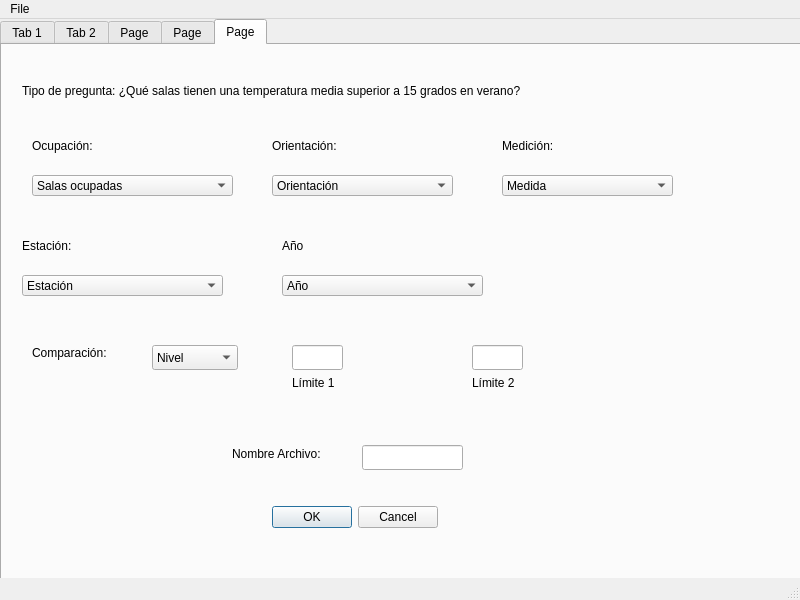
<?xml version="1.0" encoding="UTF-8"?>
<ui version="4.0">
 <class>MainWindow</class>
 <widget class="QMainWindow" name="MainWindow">
  <property name="geometry">
   <rect>
    <x>0</x>
    <y>0</y>
    <width>800</width>
    <height>600</height>
   </rect>
  </property>
  <property name="windowTitle">
   <string>MainWindow</string>
  </property>
  <widget class="QWidget" name="centralwidget">
   <widget class="QTabWidget" name="tabWidget">
    <property name="geometry">
     <rect>
      <x>0</x>
      <y>0</y>
      <width>801</width>
      <height>571</height>
     </rect>
    </property>
    <property name="currentIndex">
     <number>4</number>
    </property>
    <widget class="QWidget" name="Pregunta1">
     <attribute name="title">
      <string>Tab 1</string>
     </attribute>
     <widget class="QComboBox" name="comboBox_Ori">
      <property name="geometry">
       <rect>
        <x>240</x>
        <y>120</y>
        <width>181</width>
        <height>21</height>
       </rect>
      </property>
     </widget>
     <widget class="QComboBox" name="comboBox_Ocu">
      <property name="geometry">
       <rect>
        <x>10</x>
        <y>120</y>
        <width>201</width>
        <height>21</height>
       </rect>
      </property>
     </widget>
     <widget class="QComboBox" name="comboBox_Med">
      <property name="geometry">
       <rect>
        <x>440</x>
        <y>120</y>
        <width>171</width>
        <height>21</height>
       </rect>
      </property>
     </widget>
     <widget class="QLabel" name="label_Pregunta">
      <property name="geometry">
       <rect>
        <x>50</x>
        <y>30</y>
        <width>701</width>
        <height>31</height>
       </rect>
      </property>
      <property name="text">
       <string>Tipo de pregunta: ¿Cual es la temperatura actual de cada Sala? </string>
      </property>
     </widget>
     <widget class="QLabel" name="label_7">
      <property name="geometry">
       <rect>
        <x>0</x>
        <y>270</y>
        <width>711</width>
        <height>41</height>
       </rect>
      </property>
      <property name="text">
       <string>-Puedes preguntar por temperatura, consumo de agua, nivel de humedad, nivel de batería...</string>
      </property>
     </widget>
     <widget class="QDialogButtonBox" name="CancelOK_tab1">
      <property name="geometry">
       <rect>
        <x>290</x>
        <y>430</y>
        <width>166</width>
        <height>25</height>
       </rect>
      </property>
      <property name="standardButtons">
       <set>QDialogButtonBox::Cancel|QDialogButtonBox::Ok</set>
      </property>
     </widget>
     <widget class="QLabel" name="label_8">
      <property name="geometry">
       <rect>
        <x>0</x>
        <y>310</y>
        <width>711</width>
        <height>41</height>
       </rect>
      </property>
      <property name="text">
       <string>-Puedes seleccionar la orientación de las salas, así como si están ocupadas o no</string>
      </property>
     </widget>
     <widget class="QLabel" name="label_9">
      <property name="geometry">
       <rect>
        <x>0</x>
        <y>350</y>
        <width>711</width>
        <height>41</height>
       </rect>
      </property>
      <property name="text">
       <string>-Es necesario introducir el nombre del archivo, que se guardará en formato .csv</string>
      </property>
     </widget>
     <widget class="QLabel" name="label_1">
      <property name="geometry">
       <rect>
        <x>10</x>
        <y>70</y>
        <width>81</width>
        <height>41</height>
       </rect>
      </property>
      <property name="text">
       <string>Ocupación:</string>
      </property>
     </widget>
     <widget class="QLabel" name="label_2">
      <property name="geometry">
       <rect>
        <x>240</x>
        <y>70</y>
        <width>81</width>
        <height>41</height>
       </rect>
      </property>
      <property name="text">
       <string>Orientación:</string>
      </property>
     </widget>
     <widget class="QLabel" name="label_3">
      <property name="geometry">
       <rect>
        <x>440</x>
        <y>70</y>
        <width>81</width>
        <height>41</height>
       </rect>
      </property>
      <property name="text">
       <string>Medición:</string>
      </property>
     </widget>
     <widget class="QLineEdit" name="lineEdit_1">
      <property name="geometry">
       <rect>
        <x>330</x>
        <y>210</y>
        <width>101</width>
        <height>25</height>
       </rect>
      </property>
     </widget>
     <widget class="QLabel" name="label_archivo">
      <property name="geometry">
       <rect>
        <x>210</x>
        <y>210</y>
        <width>121</width>
        <height>17</height>
       </rect>
      </property>
      <property name="text">
       <string>Nombre Archivo:</string>
      </property>
     </widget>
    </widget>
    <widget class="QWidget" name="tab_2">
     <attribute name="title">
      <string>Tab 2</string>
     </attribute>
     <widget class="QLabel" name="label_Pregunta_2">
      <property name="geometry">
       <rect>
        <x>150</x>
        <y>30</y>
        <width>701</width>
        <height>31</height>
       </rect>
      </property>
      <property name="text">
       <string>Tipo de pregunta: ¿Que salas tiene una temperatura superior a 10 grados? </string>
      </property>
     </widget>
     <widget class="QLabel" name="label_13">
      <property name="geometry">
       <rect>
        <x>60</x>
        <y>100</y>
        <width>81</width>
        <height>41</height>
       </rect>
      </property>
      <property name="text">
       <string>Ocupación:</string>
      </property>
     </widget>
     <widget class="QLabel" name="label_14">
      <property name="geometry">
       <rect>
        <x>490</x>
        <y>100</y>
        <width>81</width>
        <height>41</height>
       </rect>
      </property>
      <property name="text">
       <string>Medición:</string>
      </property>
     </widget>
     <widget class="QLineEdit" name="lineEdit_Arch2">
      <property name="geometry">
       <rect>
        <x>340</x>
        <y>330</y>
        <width>101</width>
        <height>25</height>
       </rect>
      </property>
     </widget>
     <widget class="QLabel" name="label_15">
      <property name="geometry">
       <rect>
        <x>290</x>
        <y>100</y>
        <width>81</width>
        <height>41</height>
       </rect>
      </property>
      <property name="text">
       <string>Orientación:</string>
      </property>
     </widget>
     <widget class="QComboBox" name="comboBox_Ori_3">
      <property name="geometry">
       <rect>
        <x>290</x>
        <y>150</y>
        <width>181</width>
        <height>21</height>
       </rect>
      </property>
     </widget>
     <widget class="QComboBox" name="comboBox_Ocu_3">
      <property name="geometry">
       <rect>
        <x>60</x>
        <y>150</y>
        <width>201</width>
        <height>21</height>
       </rect>
      </property>
     </widget>
     <widget class="QComboBox" name="comboBox_Med_3">
      <property name="geometry">
       <rect>
        <x>490</x>
        <y>150</y>
        <width>171</width>
        <height>21</height>
       </rect>
      </property>
     </widget>
     <widget class="QComboBox" name="comboBox_Nivel">
      <property name="geometry">
       <rect>
        <x>130</x>
        <y>230</y>
        <width>86</width>
        <height>25</height>
       </rect>
      </property>
      <item>
       <property name="text">
        <string>Nivel</string>
       </property>
      </item>
      <item>
       <property name="text">
        <string>Mayor</string>
       </property>
      </item>
      <item>
       <property name="text">
        <string>Menor</string>
       </property>
      </item>
      <item>
       <property name="text">
        <string>Entre</string>
       </property>
      </item>
     </widget>
     <widget class="QLineEdit" name="lineEdit_5">
      <property name="geometry">
       <rect>
        <x>450</x>
        <y>230</y>
        <width>51</width>
        <height>25</height>
       </rect>
      </property>
     </widget>
     <widget class="QLineEdit" name="lineEdit_Lim1">
      <property name="geometry">
       <rect>
        <x>270</x>
        <y>230</y>
        <width>51</width>
        <height>25</height>
       </rect>
      </property>
     </widget>
     <widget class="QLineEdit" name="lineEdit_Lim2">
      <property name="geometry">
       <rect>
        <x>450</x>
        <y>230</y>
        <width>51</width>
        <height>25</height>
       </rect>
      </property>
     </widget>
     <widget class="QLabel" name="label_archivo_4">
      <property name="geometry">
       <rect>
        <x>10</x>
        <y>230</y>
        <width>121</width>
        <height>16</height>
       </rect>
      </property>
      <property name="text">
       <string>Comparación:</string>
      </property>
     </widget>
     <widget class="QLabel" name="label_archivo_5">
      <property name="geometry">
       <rect>
        <x>270</x>
        <y>260</y>
        <width>61</width>
        <height>16</height>
       </rect>
      </property>
      <property name="text">
       <string>Límite 1</string>
      </property>
     </widget>
     <widget class="QLabel" name="label_archivo_6">
      <property name="geometry">
       <rect>
        <x>450</x>
        <y>260</y>
        <width>61</width>
        <height>16</height>
       </rect>
      </property>
      <property name="text">
       <string>Límite 2</string>
      </property>
     </widget>
     <widget class="QLabel" name="label_archivo_7">
      <property name="geometry">
       <rect>
        <x>210</x>
        <y>330</y>
        <width>121</width>
        <height>17</height>
       </rect>
      </property>
      <property name="text">
       <string>Nombre Archivo:</string>
      </property>
     </widget>
     <widget class="QLabel" name="label_Pregunta_5">
      <property name="geometry">
       <rect>
        <x>0</x>
        <y>380</y>
        <width>731</width>
        <height>31</height>
       </rect>
      </property>
      <property name="text">
       <string>-Puedes elegir entre mayor o menor para un determinado límite de medida, introduciendo valor en Límite 1</string>
      </property>
     </widget>
     <widget class="QLabel" name="label_Pregunta_6">
      <property name="geometry">
       <rect>
        <x>0</x>
        <y>400</y>
        <width>731</width>
        <height>31</height>
       </rect>
      </property>
      <property name="text">
       <string>-Puedes elegir obtener las salas con una medida entre dos valores introduciendo valor en Límite 1 y Límite 2</string>
      </property>
     </widget>
     <widget class="QLabel" name="label_Pregunta_7">
      <property name="geometry">
       <rect>
        <x>0</x>
        <y>420</y>
        <width>731</width>
        <height>31</height>
       </rect>
      </property>
      <property name="text">
       <string>-Introduce el nombre del archivo que se guardará en formato csv</string>
      </property>
     </widget>
     <widget class="QDialogButtonBox" name="CancelOK_tab2">
      <property name="geometry">
       <rect>
        <x>270</x>
        <y>470</y>
        <width>166</width>
        <height>25</height>
       </rect>
      </property>
      <property name="standardButtons">
       <set>QDialogButtonBox::Cancel|QDialogButtonBox::Ok</set>
      </property>
     </widget>
    </widget>
    <widget class="QWidget" name="tab_3">
     <attribute name="title">
      <string>Page</string>
     </attribute>
     <widget class="QLabel" name="label_Pregunta_3">
      <property name="geometry">
       <rect>
        <x>70</x>
        <y>40</y>
        <width>701</width>
        <height>31</height>
       </rect>
      </property>
      <property name="text">
       <string>Tipo de pregunta: ¿Que salas tienen una orientación al oeste? </string>
      </property>
     </widget>
     <widget class="QLabel" name="label_16">
      <property name="geometry">
       <rect>
        <x>70</x>
        <y>100</y>
        <width>81</width>
        <height>41</height>
       </rect>
      </property>
      <property name="text">
       <string>Tipo de Sala:</string>
      </property>
     </widget>
     <widget class="QComboBox" name="comboBox_Sala_1">
      <property name="geometry">
       <rect>
        <x>70</x>
        <y>150</y>
        <width>201</width>
        <height>21</height>
       </rect>
      </property>
      <item>
       <property name="text">
        <string>Sala</string>
       </property>
      </item>
      <item>
       <property name="text">
        <string>Comun</string>
       </property>
      </item>
      <item>
       <property name="text">
        <string>Aula</string>
       </property>
      </item>
      <item>
       <property name="text">
        <string>Despacho</string>
       </property>
      </item>
      <item>
       <property name="text">
        <string>Aseo</string>
       </property>
      </item>
      <item>
       <property name="text">
        <string>Laboratorio</string>
       </property>
      </item>
      <item>
       <property name="text">
        <string>Cuarto</string>
       </property>
      </item>
     </widget>
     <widget class="QComboBox" name="comboBox_Ori_4">
      <property name="geometry">
       <rect>
        <x>360</x>
        <y>150</y>
        <width>201</width>
        <height>21</height>
       </rect>
      </property>
      <item>
       <property name="text">
        <string>Orientacion</string>
       </property>
      </item>
      <item>
       <property name="text">
        <string>Norte</string>
       </property>
      </item>
      <item>
       <property name="text">
        <string>Sur</string>
       </property>
      </item>
      <item>
       <property name="text">
        <string>Este</string>
       </property>
      </item>
      <item>
       <property name="text">
        <string>Oeste</string>
       </property>
      </item>
     </widget>
     <widget class="QLabel" name="label_17">
      <property name="geometry">
       <rect>
        <x>360</x>
        <y>100</y>
        <width>81</width>
        <height>41</height>
       </rect>
      </property>
      <property name="text">
       <string>Orientacion:</string>
      </property>
     </widget>
     <widget class="QDialogButtonBox" name="CancelOK_tab3_1">
      <property name="geometry">
       <rect>
        <x>280</x>
        <y>380</y>
        <width>166</width>
        <height>25</height>
       </rect>
      </property>
      <property name="standardButtons">
       <set>QDialogButtonBox::Cancel|QDialogButtonBox::Ok</set>
      </property>
     </widget>
     <widget class="QLabel" name="label_archivo_8">
      <property name="geometry">
       <rect>
        <x>190</x>
        <y>320</y>
        <width>121</width>
        <height>17</height>
       </rect>
      </property>
      <property name="text">
       <string>Nombre Archivo:</string>
      </property>
     </widget>
     <widget class="QLineEdit" name="lineEdit_Arch2_2">
      <property name="geometry">
       <rect>
        <x>320</x>
        <y>320</y>
        <width>101</width>
        <height>25</height>
       </rect>
      </property>
     </widget>
    </widget>
    <widget class="QWidget" name="tab_4">
     <attribute name="title">
      <string>Page</string>
     </attribute>
     <widget class="QComboBox" name="comboBox">
      <property name="geometry">
       <rect>
        <x>20</x>
        <y>110</y>
        <width>201</width>
        <height>21</height>
       </rect>
      </property>
      <item>
       <property name="text">
        <string>Salas ocupadas</string>
       </property>
      </item>
      <item>
       <property name="text">
        <string>Salas no ocupadas</string>
       </property>
      </item>
     </widget>
     <widget class="QComboBox" name="comboBox_2">
      <property name="geometry">
       <rect>
        <x>250</x>
        <y>110</y>
        <width>181</width>
        <height>21</height>
       </rect>
      </property>
      <item>
       <property name="text">
        <string>Orientación</string>
       </property>
      </item>
      <item>
       <property name="text">
        <string>Norte</string>
       </property>
      </item>
      <item>
       <property name="text">
        <string>Sur</string>
       </property>
      </item>
      <item>
       <property name="text">
        <string>Este</string>
       </property>
      </item>
      <item>
       <property name="text">
        <string>Oeste</string>
       </property>
      </item>
     </widget>
     <widget class="QLabel" name="label_4">
      <property name="geometry">
       <rect>
        <x>20</x>
        <y>190</y>
        <width>91</width>
        <height>17</height>
       </rect>
      </property>
      <property name="text">
       <string>Fecha Inicio:</string>
      </property>
     </widget>
     <widget class="QDateTimeEdit" name="dateTimeEdit">
      <property name="geometry">
       <rect>
        <x>110</x>
        <y>190</y>
        <width>194</width>
        <height>26</height>
       </rect>
      </property>
     </widget>
     <widget class="QLabel" name="label_5">
      <property name="geometry">
       <rect>
        <x>20</x>
        <y>240</y>
        <width>81</width>
        <height>17</height>
       </rect>
      </property>
      <property name="text">
       <string>Fecha Final:</string>
      </property>
     </widget>
     <widget class="QDateTimeEdit" name="dateTimeEdit_2">
      <property name="geometry">
       <rect>
        <x>110</x>
        <y>240</y>
        <width>194</width>
        <height>26</height>
       </rect>
      </property>
     </widget>
     <widget class="QDialogButtonBox" name="CancelOK_tab4">
      <property name="geometry">
       <rect>
        <x>330</x>
        <y>470</y>
        <width>166</width>
        <height>25</height>
       </rect>
      </property>
      <property name="standardButtons">
       <set>QDialogButtonBox::Cancel|QDialogButtonBox::Ok</set>
      </property>
     </widget>
     <widget class="QComboBox" name="comboBox_3">
      <property name="geometry">
       <rect>
        <x>470</x>
        <y>110</y>
        <width>171</width>
        <height>21</height>
       </rect>
      </property>
      <item>
       <property name="text">
        <string>Medida</string>
       </property>
      </item>
      <item>
       <property name="text">
        <string>Temperatura</string>
       </property>
      </item>
      <item>
       <property name="text">
        <string>Consumo Agua</string>
       </property>
      </item>
      <item>
       <property name="text">
        <string>Nivel Humedad</string>
       </property>
      </item>
      <item>
       <property name="text">
        <string>Nivel Batería</string>
       </property>
      </item>
     </widget>
     <widget class="QLineEdit" name="lineEdit_3">
      <property name="geometry">
       <rect>
        <x>660</x>
        <y>180</y>
        <width>101</width>
        <height>25</height>
       </rect>
      </property>
     </widget>
     <widget class="QLabel" name="label_6">
      <property name="geometry">
       <rect>
        <x>530</x>
        <y>180</y>
        <width>121</width>
        <height>17</height>
       </rect>
      </property>
      <property name="text">
       <string>Nombre Archivo:</string>
      </property>
     </widget>
     <widget class="QLabel" name="label_Pregunta_4">
      <property name="geometry">
       <rect>
        <x>10</x>
        <y>20</y>
        <width>761</width>
        <height>31</height>
       </rect>
      </property>
      <property name="text">
       <string>Tipo de pregunta: ¿Cual es la media de temperatura entre el 14/03/2019 y el 15/04/2019 entre las 10:30 y 12:30? </string>
      </property>
     </widget>
     <widget class="QLabel" name="label_10">
      <property name="geometry">
       <rect>
        <x>20</x>
        <y>60</y>
        <width>81</width>
        <height>41</height>
       </rect>
      </property>
      <property name="text">
       <string>Ocupación:</string>
      </property>
     </widget>
     <widget class="QLabel" name="label_11">
      <property name="geometry">
       <rect>
        <x>250</x>
        <y>60</y>
        <width>81</width>
        <height>41</height>
       </rect>
      </property>
      <property name="text">
       <string>Orientación:</string>
      </property>
     </widget>
     <widget class="QLabel" name="label_12">
      <property name="geometry">
       <rect>
        <x>470</x>
        <y>60</y>
        <width>81</width>
        <height>41</height>
       </rect>
      </property>
      <property name="text">
       <string>Medición:</string>
      </property>
     </widget>
     <widget class="QComboBox" name="comboBox_5">
      <property name="geometry">
       <rect>
        <x>360</x>
        <y>190</y>
        <width>101</width>
        <height>25</height>
       </rect>
      </property>
      <item>
       <property name="text">
        <string>Hora Inicio</string>
       </property>
      </item>
      <item>
       <property name="text">
        <string>00</string>
       </property>
      </item>
      <item>
       <property name="text">
        <string>01</string>
       </property>
      </item>
      <item>
       <property name="text">
        <string>02</string>
       </property>
      </item>
      <item>
       <property name="text">
        <string>03</string>
       </property>
      </item>
      <item>
       <property name="text">
        <string>04</string>
       </property>
      </item>
      <item>
       <property name="text">
        <string>05</string>
       </property>
      </item>
      <item>
       <property name="text">
        <string>06</string>
       </property>
      </item>
      <item>
       <property name="text">
        <string>07</string>
       </property>
      </item>
      <item>
       <property name="text">
        <string>08</string>
       </property>
      </item>
      <item>
       <property name="text">
        <string>09</string>
       </property>
      </item>
      <item>
       <property name="text">
        <string>10</string>
       </property>
      </item>
      <item>
       <property name="text">
        <string>11</string>
       </property>
      </item>
      <item>
       <property name="text">
        <string>12</string>
       </property>
      </item>
      <item>
       <property name="text">
        <string>13</string>
       </property>
      </item>
      <item>
       <property name="text">
        <string>14</string>
       </property>
      </item>
      <item>
       <property name="text">
        <string>15</string>
       </property>
      </item>
      <item>
       <property name="text">
        <string>16</string>
       </property>
      </item>
      <item>
       <property name="text">
        <string>17</string>
       </property>
      </item>
      <item>
       <property name="text">
        <string>18</string>
       </property>
      </item>
      <item>
       <property name="text">
        <string>19</string>
       </property>
      </item>
      <item>
       <property name="text">
        <string>20</string>
       </property>
      </item>
      <item>
       <property name="text">
        <string>21</string>
       </property>
      </item>
      <item>
       <property name="text">
        <string>22</string>
       </property>
      </item>
      <item>
       <property name="text">
        <string>23</string>
       </property>
      </item>
     </widget>
     <widget class="QComboBox" name="comboBox_6">
      <property name="geometry">
       <rect>
        <x>360</x>
        <y>240</y>
        <width>101</width>
        <height>25</height>
       </rect>
      </property>
      <item>
       <property name="text">
        <string>Hora Final</string>
       </property>
      </item>
      <item>
       <property name="text">
        <string>00</string>
       </property>
      </item>
      <item>
       <property name="text">
        <string>01</string>
       </property>
      </item>
      <item>
       <property name="text">
        <string>02</string>
       </property>
      </item>
      <item>
       <property name="text">
        <string>03</string>
       </property>
      </item>
      <item>
       <property name="text">
        <string>04</string>
       </property>
      </item>
      <item>
       <property name="text">
        <string>05</string>
       </property>
      </item>
      <item>
       <property name="text">
        <string>06</string>
       </property>
      </item>
      <item>
       <property name="text">
        <string>07</string>
       </property>
      </item>
      <item>
       <property name="text">
        <string>08</string>
       </property>
      </item>
      <item>
       <property name="text">
        <string>09</string>
       </property>
      </item>
      <item>
       <property name="text">
        <string>10</string>
       </property>
      </item>
      <item>
       <property name="text">
        <string>11</string>
       </property>
      </item>
      <item>
       <property name="text">
        <string>12</string>
       </property>
      </item>
      <item>
       <property name="text">
        <string>13</string>
       </property>
      </item>
      <item>
       <property name="text">
        <string>14</string>
       </property>
      </item>
      <item>
       <property name="text">
        <string>15</string>
       </property>
      </item>
      <item>
       <property name="text">
        <string>16</string>
       </property>
      </item>
      <item>
       <property name="text">
        <string>17</string>
       </property>
      </item>
      <item>
       <property name="text">
        <string>18</string>
       </property>
      </item>
      <item>
       <property name="text">
        <string>19</string>
       </property>
      </item>
      <item>
       <property name="text">
        <string>20</string>
       </property>
      </item>
      <item>
       <property name="text">
        <string>21</string>
       </property>
      </item>
      <item>
       <property name="text">
        <string>22</string>
       </property>
      </item>
      <item>
       <property name="text">
        <string>23</string>
       </property>
      </item>
     </widget>
     <widget class="QLabel" name="label">
      <property name="geometry">
       <rect>
        <x>20</x>
        <y>320</y>
        <width>511</width>
        <height>17</height>
       </rect>
      </property>
      <property name="text">
       <string>-Para obtener la media de los últimos 365 días no modificar fechas ni hora</string>
      </property>
     </widget>
     <widget class="QLabel" name="label_18">
      <property name="geometry">
       <rect>
        <x>20</x>
        <y>350</y>
        <width>651</width>
        <height>17</height>
       </rect>
      </property>
      <property name="text">
       <string>-Para obtener la media entre dos días sin tener en cuenta horas, no modificar los campos Hora</string>
      </property>
     </widget>
     <widget class="QLabel" name="label_19">
      <property name="geometry">
       <rect>
        <x>20</x>
        <y>380</y>
        <width>651</width>
        <height>17</height>
       </rect>
      </property>
      <property name="text">
       <string>-Para obtener la media entre dos días teniendo en cuenta horas, seleccionar las horas deseadas</string>
      </property>
     </widget>
     <widget class="QLabel" name="label_20">
      <property name="geometry">
       <rect>
        <x>10</x>
        <y>430</y>
        <width>791</width>
        <height>17</height>
       </rect>
      </property>
      <property name="text">
       <string>El campo de ocupación se incluye por si en el futuro se pudiese hacer este tipo de consultas teniendo en cuenta ese campo</string>
      </property>
     </widget>
    </widget>
    <widget class="QWidget" name="tab">
     <attribute name="title">
      <string>Page</string>
     </attribute>
     <widget class="QLabel" name="label_21">
      <property name="geometry">
       <rect>
        <x>500</x>
        <y>80</y>
        <width>81</width>
        <height>41</height>
       </rect>
      </property>
      <property name="text">
       <string>Medición:</string>
      </property>
     </widget>
     <widget class="QComboBox" name="comboBox_4">
      <property name="geometry">
       <rect>
        <x>500</x>
        <y>130</y>
        <width>171</width>
        <height>21</height>
       </rect>
      </property>
      <item>
       <property name="text">
        <string>Medida</string>
       </property>
      </item>
      <item>
       <property name="text">
        <string>Temperatura</string>
       </property>
      </item>
      <item>
       <property name="text">
        <string>Consumo Agua</string>
       </property>
      </item>
      <item>
       <property name="text">
        <string>Nivel Humedad</string>
       </property>
      </item>
      <item>
       <property name="text">
        <string>Nivel Batería</string>
       </property>
      </item>
     </widget>
     <widget class="QLabel" name="label_44">
      <property name="geometry">
       <rect>
        <x>270</x>
        <y>80</y>
        <width>81</width>
        <height>41</height>
       </rect>
      </property>
      <property name="text">
       <string>Orientación:</string>
      </property>
     </widget>
     <widget class="QComboBox" name="comboBox_13">
      <property name="geometry">
       <rect>
        <x>270</x>
        <y>130</y>
        <width>181</width>
        <height>21</height>
       </rect>
      </property>
      <item>
       <property name="text">
        <string>Orientación</string>
       </property>
      </item>
      <item>
       <property name="text">
        <string>Norte</string>
       </property>
      </item>
      <item>
       <property name="text">
        <string>Sur</string>
       </property>
      </item>
      <item>
       <property name="text">
        <string>Este</string>
       </property>
      </item>
      <item>
       <property name="text">
        <string>Oeste</string>
       </property>
      </item>
     </widget>
     <widget class="QLabel" name="label_45">
      <property name="geometry">
       <rect>
        <x>30</x>
        <y>80</y>
        <width>81</width>
        <height>41</height>
       </rect>
      </property>
      <property name="text">
       <string>Ocupación:</string>
      </property>
     </widget>
     <widget class="QComboBox" name="comboBox_14">
      <property name="geometry">
       <rect>
        <x>30</x>
        <y>130</y>
        <width>201</width>
        <height>21</height>
       </rect>
      </property>
      <item>
       <property name="text">
        <string>Salas ocupadas</string>
       </property>
      </item>
      <item>
       <property name="text">
        <string>Salas no ocupadas</string>
       </property>
      </item>
     </widget>
     <widget class="QComboBox" name="comboBox_15">
      <property name="geometry">
       <rect>
        <x>20</x>
        <y>230</y>
        <width>201</width>
        <height>21</height>
       </rect>
      </property>
      <item>
       <property name="text">
        <string>Estación</string>
       </property>
      </item>
      <item>
       <property name="text">
        <string>Verano</string>
       </property>
      </item>
      <item>
       <property name="text">
        <string>Primavera</string>
       </property>
      </item>
      <item>
       <property name="text">
        <string>Otoño</string>
       </property>
      </item>
      <item>
       <property name="text">
        <string>Invierno</string>
       </property>
      </item>
     </widget>
     <widget class="QLabel" name="label_46">
      <property name="geometry">
       <rect>
        <x>20</x>
        <y>180</y>
        <width>81</width>
        <height>41</height>
       </rect>
      </property>
      <property name="text">
       <string>Estación:</string>
      </property>
     </widget>
     <widget class="QLabel" name="label_archivo_14">
      <property name="geometry">
       <rect>
        <x>470</x>
        <y>330</y>
        <width>61</width>
        <height>16</height>
       </rect>
      </property>
      <property name="text">
       <string>Límite 2</string>
      </property>
     </widget>
     <widget class="QLineEdit" name="lineEdit_Lim2_3">
      <property name="geometry">
       <rect>
        <x>470</x>
        <y>300</y>
        <width>51</width>
        <height>25</height>
       </rect>
      </property>
     </widget>
     <widget class="QLabel" name="label_archivo_15">
      <property name="geometry">
       <rect>
        <x>30</x>
        <y>300</y>
        <width>121</width>
        <height>16</height>
       </rect>
      </property>
      <property name="text">
       <string>Comparación:</string>
      </property>
     </widget>
     <widget class="QLabel" name="label_archivo_16">
      <property name="geometry">
       <rect>
        <x>290</x>
        <y>330</y>
        <width>61</width>
        <height>16</height>
       </rect>
      </property>
      <property name="text">
       <string>Límite 1</string>
      </property>
     </widget>
     <widget class="QComboBox" name="comboBox_Nivel_3">
      <property name="geometry">
       <rect>
        <x>150</x>
        <y>300</y>
        <width>86</width>
        <height>25</height>
       </rect>
      </property>
      <item>
       <property name="text">
        <string>Nivel</string>
       </property>
      </item>
      <item>
       <property name="text">
        <string>Mayor</string>
       </property>
      </item>
      <item>
       <property name="text">
        <string>Menor</string>
       </property>
      </item>
      <item>
       <property name="text">
        <string>Entre</string>
       </property>
      </item>
     </widget>
     <widget class="QLineEdit" name="lineEdit_Lim1_3">
      <property name="geometry">
       <rect>
        <x>290</x>
        <y>300</y>
        <width>51</width>
        <height>25</height>
       </rect>
      </property>
     </widget>
     <widget class="QLineEdit" name="lineEdit_Arch2_5">
      <property name="geometry">
       <rect>
        <x>360</x>
        <y>400</y>
        <width>101</width>
        <height>25</height>
       </rect>
      </property>
     </widget>
     <widget class="QDialogButtonBox" name="CancelOK_estacion">
      <property name="geometry">
       <rect>
        <x>270</x>
        <y>460</y>
        <width>166</width>
        <height>25</height>
       </rect>
      </property>
      <property name="standardButtons">
       <set>QDialogButtonBox::Cancel|QDialogButtonBox::Ok</set>
      </property>
     </widget>
     <widget class="QLabel" name="label_archivo_17">
      <property name="geometry">
       <rect>
        <x>230</x>
        <y>400</y>
        <width>121</width>
        <height>17</height>
       </rect>
      </property>
      <property name="text">
       <string>Nombre Archivo:</string>
      </property>
     </widget>
     <widget class="QComboBox" name="comboBox_16">
      <property name="geometry">
       <rect>
        <x>280</x>
        <y>230</y>
        <width>201</width>
        <height>21</height>
       </rect>
      </property>
      <item>
       <property name="text">
        <string>Año</string>
       </property>
      </item>
      <item>
       <property name="text">
        <string>2016</string>
       </property>
      </item>
      <item>
       <property name="text">
        <string>2017</string>
       </property>
      </item>
      <item>
       <property name="text">
        <string>2018</string>
       </property>
      </item>
      <item>
       <property name="text">
        <string>2019</string>
       </property>
      </item>
      <item>
       <property name="text">
        <string>2020</string>
       </property>
      </item>
     </widget>
     <widget class="QLabel" name="label_47">
      <property name="geometry">
       <rect>
        <x>280</x>
        <y>180</y>
        <width>81</width>
        <height>41</height>
       </rect>
      </property>
      <property name="text">
       <string>Año</string>
      </property>
     </widget>
     <widget class="QLabel" name="label_Pregunta_15">
      <property name="geometry">
       <rect>
        <x>20</x>
        <y>30</y>
        <width>761</width>
        <height>31</height>
       </rect>
      </property>
      <property name="text">
       <string>Tipo de pregunta: ¿Qué salas tienen una temperatura media superior a 15 grados en verano?</string>
      </property>
     </widget>
    </widget>
   </widget>
  </widget>
  <widget class="QMenuBar" name="menubar">
   <property name="geometry">
    <rect>
     <x>0</x>
     <y>0</y>
     <width>800</width>
     <height>22</height>
    </rect>
   </property>
   <widget class="QMenu" name="menuFile">
    <property name="title">
     <string>File</string>
    </property>
    <addaction name="separator"/>
    <addaction name="separator"/>
   </widget>
   <addaction name="menuFile"/>
  </widget>
  <widget class="QStatusBar" name="statusbar"/>
 </widget>
 <resources/>
 <connections/>
</ui>
